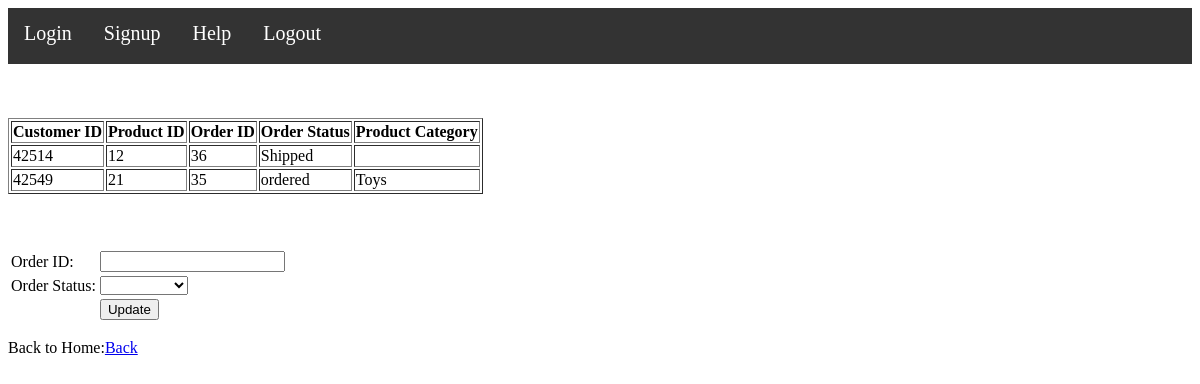
Screenshot of /temp/admin_order.php (signed in) with the database file from the repository.
### tables this page shows
CREATE TABLE IF NOT EXISTS `orders` (
  `Customer_id` int(11) NOT NULL,
  `Product_id` int(11) NOT NULL,
  `Order_id` int(11) NOT NULL,
  `Order_status` varchar(20) NOT NULL,
  `Product_name` varchar(30) NOT NULL,
  PRIMARY KEY (`Order_id`)
);

### temp/admin_order.php (the view, shortened to what this page needs)
<html>
<head>
    <link rel="stylesheet" type="text/css" href="./files/sample.css">
</head>
<body>
<ul class="ul1" >
    <li><a href="index.php">Login</a></li>
    <li><a href="signup.php">Signup</a></li>
    <li><a href="help.php">Help</a></li>
    <li><a href="logout.php">Logout</a></li>
</ul>
<br/><br/><br/>
<?php
include("connection.php");
$complaintSQL = "SELECT Customer_id, Product_id, Order_id, Order_status,Product_name
                 FROM orders";
$complaintResult = $conn->query($complaintSQL);
if ($complaintResult->num_rows > 0) {
    echo "<table border='1'>";
    echo "<tr><th>Customer ID</th><th>Product ID</th><th>Order ID</th><th>Order Status</th><th>Product Category</th>";
    while ($row = $complaintResult->fetch_assoc()) {
        echo "<tr>";
        echo "<td>" . $row['Customer_id'] . "</td>";
        echo "<td>" . $row['Product_id'] . "</td>";
        echo "<td>" . $row['Order_id'] . "</td>";
        echo "<td>" . $row['Order_status'] . "</td>";
        echo "<td>" . $row['Product_name'] . "</td>";
        echo "</tr>";
    }
    echo "</table>";
} else {
    echo "No complaints found.";
}
?>
<br/><br/><br/>
<form method="post" action="">
    <table>
        <tr>
            <td>Order ID:</td>
            <td><input type="number" name="oid" required></td>
        </tr>
        <tr>
            <td>Order Status:</td>
            <td>
                <select name="status">
                    <option selected></option>
                    <option>Processing</option>
                </select>
            </td>
        </tr>
        <tr>
            <td></td>
            <td><input type="submit" value="Update"></td>
        </tr>
    </table>
</form>
<p>Back to Home:<a href="admin.php">Back</a></p>
</body>
</html>

### temp/files/sample.css (style rules this page uses)
li a,.ul1 { list-style-type:none; margin:0; padding:0; overflow:hidden; background-color:#333; }
li, .set { font-size:20px; }
li { float:left; }
li a, .dropbtn { display:inline-block; color:white; text-align:center; padding:14px 16px; text-decoration:none; }

### rows the page displays
orders: Customer "42514", Product "12", Order_id "36", Order_status "Shipped"
orders: Customer "42549", Product "21", Order_id "35", Order_status "ordered", Product_name "Toys"
